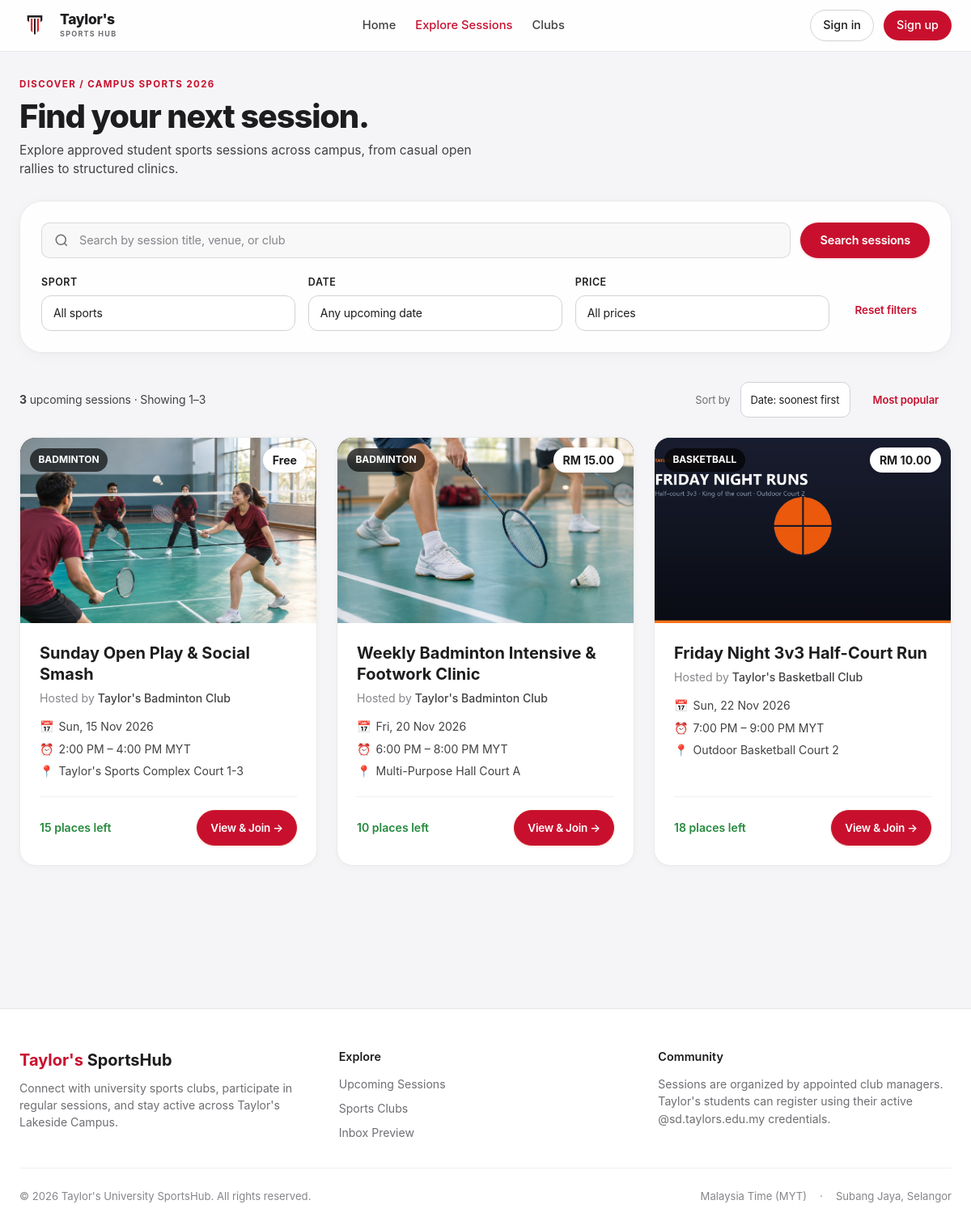
Screenshot of /sessions.php with the database file from the repository.
### tables this page shows
CREATE TABLE IF NOT EXISTS `sessions` (
  `id` INT AUTO_INCREMENT PRIMARY KEY,
  `club_id` INT NOT NULL,
  `title` VARCHAR(200) NOT NULL,
  `description` TEXT NOT NULL,
  `sport_type` VARCHAR(50) NOT NULL,
  `venue` VARCHAR(255) NOT NULL,
  `image_path` VARCHAR(255) NULL,
  `session_date` DATE NOT NULL,
  `start_time` TIME NOT NULL,
  `end_time` TIME NOT NULL,
  `price` DECIMAL(10, 2) NOT NULL DEFAULT 0.00,
  `capacity` INT NOT NULL,
  `status` ENUM('draft', 'published', 'closed', 'cancelled') NOT NULL DEFAULT 'draft',
  `cancellation_reason` VARCHAR(255) NULL,
  `created_by` INT NOT NULL,
  `created_at` TIMESTAMP DEFAULT CURRENT_TIMESTAMP,
  `updated_at` TIMESTAMP DEFAULT CURRENT_TIMESTAMP ON UPDATE CURRENT_TIMESTAMP,
  CONSTRAINT `fk_session_club` FOREIGN KEY (`club_id`) REFERENCES `clubs` (`id`) ON DELETE CASCADE,
  CONSTRAINT `fk_session_creator` FOREIGN KEY (`created_by`) REFERENCES `users` (`id`) ON DELETE CASCADE
);

CREATE TABLE IF NOT EXISTS `clubs` (
  `id` INT AUTO_INCREMENT PRIMARY KEY,
  `name` VARCHAR(150) NOT NULL UNIQUE,
  `slug` VARCHAR(150) NOT NULL UNIQUE,
  `description` TEXT NOT NULL,
  `sport_type` VARCHAR(50) NOT NULL,
  `logo_path` VARCHAR(255) NULL,
  `banner_path` VARCHAR(255) NULL,
  `bank_name` VARCHAR(100) NOT NULL DEFAULT 'Maybank',
  `account_holder` VARCHAR(150) NOT NULL DEFAULT "Taylor's Badminton Club",
  `account_number` VARCHAR(50) NOT NULL DEFAULT '514012345678',
  `duitnow_qr_path` VARCHAR(255) NULL,
  `status` ENUM('active', 'inactive') NOT NULL DEFAULT 'active',
  `created_at` TIMESTAMP DEFAULT CURRENT_TIMESTAMP,
  `updated_at` TIMESTAMP DEFAULT CURRENT_TIMESTAMP ON UPDATE CURRENT_TIMESTAMP
);

### config/app.php (called while the page is built, shortened)
<?php
function app_url(string $path): string {
    return APP_BASE_PATH . '/' . ltrim($path, '/');
}

### sessions.php (the view, shortened to what this page needs)
<?php
require_once __DIR__ . '/includes/header.php';
$db = get_db_connection();
$search = trim($_GET['q'] ?? '');
$sort = trim($_GET['sort'] ?? 'date_asc');
$page = max(1, (int)($_GET['page'] ?? 1));
$per_page = 6;
$offset = ($page - 1) * $per_page;
$where = ["s.status = 'published'"];
$params = [];
$where_clause = implode(" AND ", $where);
$order_clause = "s.session_date ASC, s.start_time ASC";
$count_sql = "SELECT COUNT(*) FROM sessions s INNER JOIN clubs c ON s.club_id = c.id WHERE {$where_clause}";
$count_stmt = $db->prepare($count_sql);
$count_stmt->execute($params);
$total_sessions = (int) $count_stmt->fetchColumn();
$sql = "SELECT s.*, c.name AS club_name, c.slug AS club_slug, c.logo_path AS club_logo, c.banner_path AS club_banner
        FROM sessions s
        INNER JOIN clubs c ON s.club_id = c.id
        WHERE {$where_clause}
        ORDER BY {$order_clause}
        LIMIT {$per_page} OFFSET {$offset}";
$stmt = $db->prepare($sql);
$stmt->execute($params);
$sessions = $stmt->fetchAll();
?>
<div class="app-container" style="max-width: 1200px; margin: 0 auto; padding: 32px 1.5rem 64px;">
    <div style="margin-bottom: 28px;">
        <div class="section-label" style="font-size: 11.5px; font-weight: 700; color: #c8102e; letter-spacing: 0.12em; text-transform: uppercase; margin-bottom: 8px;">
            DISCOVER / CAMPUS SPORTS 2026
        </div>
        <h1 style="font-size: 40px; font-weight: 800; letter-spacing: -0.03em; margin: 0 0 8px; color: #1d1d1f; line-height: 1.1;">
            Find your next session.
        </h1>
        <p style="font-size: 15.5px; color: var(--text-secondary, #424245); margin: 0; max-width: 600px; line-height: 1.5;">
            Explore approved student sports sessions across campus, from casual open rallies to structured clinics.
        </p>
    </div>
    <div class="filter-container">
        <form method="GET" action="<?= APP_BASE_PATH ?>/sessions.php">
            <div class="search-field-main">
                <div class="search-input-wrap">
                    <svg class="search-icon-inside" fill="none" stroke="currentColor" stroke-width="2" viewBox="0 0 24 24"><circle cx="11" cy="11" r="8"/><path d="m21 21-4.3-4.3"/></svg>
                    <input type="text" name="q" value="<?= e($search) ?>" placeholder="Search by session title, venue, or club" class="input-text-standard" aria-label="Search sessions">
                </div>
                <button type="submit" class="btn-primary" style="padding: 10px 24px; font-size: 14.5px; font-weight: 600; border-radius: 980px; background: #c8102e; color: #fff; border: none; cursor: pointer; display: inline-flex; align-items: center; gap: 6px;">
                    <span>Search sessions</span>
                </button>
            </div>
            <div class="filter-row">
                <div class="form-group" style="display: flex; flex-direction: column; gap: 6px;">
                    <label class="form-label" style="font-size: 12.5px; font-weight: 600; color: #1d1d1f; text-transform: uppercase; letter-spacing: 0.04em;">Sport</label>
                    <select name="sport" class="form-select" onchange="this.form.submit()" style="padding: 10px 14px; border-radius: 12px; border: 1px solid #d2d2d7; background: #fff; font-size: 14px; color: #1d1d1f;">
                        <option value="">All sports</option>
                    </select>
                </div>
                <div class="form-group" style="display: flex; flex-direction: column; gap: 6px;">
                    <label class="form-label" style="font-size: 12.5px; font-weight: 600; color: #1d1d1f; text-transform: uppercase; letter-spacing: 0.04em;">Date</label>
                    <select name="date" class="form-select" onchange="this.form.submit()" style="padding: 10px 14px; border-radius: 12px; border: 1px solid #d2d2d7; background: #fff; font-size: 14px; color: #1d1d1f;">
                        <option value="">Any upcoming date</option>
                    </select>
                </div>
                <div class="form-group" style="display: flex; flex-direction: column; gap: 6px;">
                    <label class="form-label" style="font-size: 12.5px; font-weight: 600; color: #1d1d1f; text-transform: uppercase; letter-spacing: 0.04em;">Price</label>
                    <select name="price" class="form-select" onchange="this.form.submit()" style="padding: 10px 14px; border-radius: 12px; border: 1px solid #d2d2d7; background: #fff; font-size: 14px; color: #1d1d1f;">
                        <option value="">All prices</option>
                    </select>
                </div>
                <div>
                    <a href="<?= APP_BASE_PATH ?>/sessions.php" class="btn-link" style="color: #c8102e; font-size: 13.5px; font-weight: 600; text-decoration: none; padding-bottom: 10px; display: inline-block;">Reset filters</a>
                </div>
            </div>
        </form>
    </div>
    <div class="filter-results-bar">
        <div>
            <strong><?= $total_sessions ?></strong> upcoming <?= $total_sessions === 1 ? 'session' : 'sessions' ?> · Showing <?= $total_sessions > 0 ? ($offset + 1) . '–' . min($total_sessions, $offset + count($sessions)) : '0' ?>
        </div>
        <div class="sort-group">
            <span style="font-size: 13px; color: var(--text-muted, #6e6e73);">Sort by</span>
            <form method="GET" action="<?= APP_BASE_PATH ?>/sessions.php" style="display: inline-flex; align-items: center; gap: 8px; margin: 0;">
                <select name="sort" class="form-select" style="padding: 6px 12px; font-size: 13px; border-radius: 10px; border: 1px solid #d2d2d7; background: #fff; color: #1d1d1f;" onchange="this.form.submit()">
                    <option value="date_asc" <?= $sort === 'date_asc' ? 'selected' : '' ?>>Date: soonest first</option>
                </select>
            </form>
            <a href="<?= APP_BASE_PATH ?>/sessions.php?sort=popular" class="btn-link" style="font-size: 13px; color: #c8102e; font-weight: 600; text-decoration: none;">Most popular</a>
        </div>
    </div>
    <?php if (empty($sessions)): ?>
        <div style="background: #fff; border-radius: 20px; padding: 4rem 2rem; text-align: center; border: 1px solid rgba(0,0,0,0.08); box-shadow: 0 4px 20px rgba(0,0,0,0.03);">
            <div style="font-size: 2.75rem; margin-bottom: 1rem;">🔍</div>
            <h3 style="font-size: 1.35rem; font-weight: 700; color: #1d1d1f; margin: 0 0 0.5rem; letter-spacing: -0.02em;">No sessions match your search</h3>
            <p style="color: #6e6e73; font-size: 0.95rem; margin: 0 0 1.5rem; max-width: 440px; margin-left: auto; margin-right: auto; line-height: 1.5;">Try adjusting your keywords, sport categories, or date filters to find upcoming games.</p>
            <a href="<?= APP_BASE_PATH ?>/sessions.php" style="display: inline-block; padding: 0.65rem 1.5rem; background: #f5f5f7; color: #1d1d1f; border-radius: 980px; text-decoration: none; font-weight: 600; font-size: 0.92rem; border: 1px solid #d2d2d7;">Reset all filters</a>
        </div>
    <?php else: ?>
        <div style="display: grid; grid-template-columns: repeat(auto-fill, minmax(350px, 1fr)); gap: 24px; margin-bottom: 48px;">
            <?php foreach ($sessions as $sess):
                $seat_info = get_session_seat_info($sess['id']);
                $cover_url = get_session_cover_url($sess);
            ?>
                <article class="session-card" style="background: #fff; border-radius: 20px; border: 1px solid rgba(0,0,0,0.08); box-shadow: 0 2px 8px rgba(0,0,0,0.03); overflow: hidden; display: flex; flex-direction: column; transition: transform 0.2s cubic-bezier(0.16, 1, 0.3, 1), box-shadow 0.2s ease;">
                    <div style="position: relative; width: 100%; aspect-ratio: 16 / 10; overflow: hidden; background: #141824;">
                        <img src="<?= e($cover_url) ?>" alt="<?= e($sess['title']) ?>" style="width: 100%; height: 100%; object-fit: cover; display: block;" loading="lazy">
                        <div style="position: absolute; top: 12px; left: 12px; right: 12px; display: flex; justify-content: space-between; align-items: center;">
                            <span style="font-size: 0.75rem; font-weight: 700; text-transform: uppercase; color: #fff; background: rgba(0,0,0,0.65); backdrop-filter: blur(8px); padding: 0.3rem 0.65rem; border-radius: 980px;">
                                <?= e($sess['sport_type']) ?>
                            </span>
                            <span style="font-size: 0.88rem; font-weight: 700; color: #1d1d1f; background: #fff; padding: 0.3rem 0.75rem; border-radius: 980px; box-shadow: 0 2px 6px rgba(0,0,0,0.12);">
                                <?= format_price($sess['price']) ?>
                            </span>
                        </div>
                    </div>
                    <div style="padding: 1.5rem; display: flex; flex-direction: column; flex: 1; justify-content: space-between;">
                        <div>
                            <h3 style="font-size: 1.25rem; font-weight: 700; color: #1d1d1f; margin: 0 0 0.4rem; line-height: 1.3;">
                                <?= e($sess['title']) ?>
                            </h3>
                            <div style="font-size: 0.88rem; color: #86868b; margin-bottom: 0.85rem;">
                                Hosted by <a href="<?= APP_BASE_PATH ?>/club.php?id=<?= $sess['club_id'] ?>" style="color: #424245; text-decoration: none; font-weight: 500;"><?= e($sess['club_name']) ?></a>
                            </div>
                            <div style="font-size: 0.88rem; color: #424245; display: flex; flex-direction: column; gap: 0.35rem; margin-bottom: 1.25rem;">
                                <div style="display: flex; align-items: center; gap: 6px;">
                                    <span>📅</span>
                                    <span><?= format_session_date($sess['session_date']) ?></span>
                                </div>
                                <div style="display: flex; align-items: center; gap: 6px;">
                                    <span>⏰</span>
                                    <span><?= format_session_time_range($sess['start_time'], $sess['end_time']) ?></span>
                                </div>
                                <div style="display: flex; align-items: center; gap: 6px;">
                                    <span>📍</span>
                                    <span><?= e($sess['venue']) ?></span>
                                </div>
                            </div>
                        </div>
                        <div style="display: flex; justify-content: space-between; align-items: center; border-top: 1px solid rgba(0,0,0,0.06); padding-top: 1rem; font-size: 0.88rem;">
                            <span style="font-weight: 600; color: <?= $seat_info['is_full'] ? '#d70015' : '#248a3d' ?>;">
                                <?php if ($seat_info['is_full']): ?>
                                    Full (<?= $seat_info['capacity'] ?> / <?= $seat_info['capacity'] ?>)
                                <?php else: ?>
                                    <?= $seat_info['seats_left'] ?> places left
                                <?php endif; ?>
                            </span>
                            <a href="<?= APP_BASE_PATH ?>/session-detail.php?id=<?= $sess['id'] ?>" class="btn-primary" style="padding: 7px 16px; font-size: 13.5px; text-decoration: none; border-radius: 980px; background: #c8102e; color: #fff; font-weight: 600; display: inline-flex; align-items: center; gap: 4px;">
                                View &amp; Join →
                            </a>
                        </div>
                    </div>
                </article>
            <?php endforeach; ?>
        </div>
    <?php endif; ?>
</div>
<?php require_once __DIR__ . '/includes/footer.php'; ?>

### assets/css/events.css (style rules this page uses)
.filter-container { background: rgba(255, 255, 255, 0.88); backdrop-filter: blur(20px) saturate(180%); -webkit-backdrop-filter: blur(20px) saturate(180%); border: 1px solid rgba(0, 0, 0, 0.08); border-radius: var(--radius-xl); padding: 26px; margin-bottom: 36px; box-shadow: 0 4px 20px -2px rgba(0, 0, 0, 0.04), 0 1px 3px rgba(0, 0, 0, 0.03); }
.search-field-main { display: flex; gap: 12px; margin-bottom: 20px; }
.search-input-wrap { flex-grow: 1; position: relative; display: flex; align-items: center; }
.search-input-wrap .input-text-standard { padding-left: 46px; }
.search-icon-inside { position: absolute; left: 16px; width: 18px; height: 18px; color: var(--text-muted); pointer-events: none; }
.filter-row { display: grid; grid-template-columns: repeat(3, 1fr) auto; gap: 16px; align-items: flex-end; }
.filter-results-bar { display: flex; align-items: center; justify-content: space-between; margin-bottom: 24px; font-size: 14px; letter-spacing: -0.01em; color: var(--text-secondary); }
.sort-group { display: flex; align-items: center; gap: 12px; }

### rows the page displays
sessions: image_path (picture), sport_type "BADMINTON", price "Free", title "Sunday Open Play & Social Smash", club.name "Taylor's Badminton Club", session_date "Sun, 15 Nov 2026", format_session_time_range($sess['start_time'], $sess['end_time']) "2:00 PM – 4:00 PM MYT", venue "Taylor's Sports Complex Court 1-3", seats_left "15"
sessions: image_path (picture), sport_type "BADMINTON", price "RM 15.00", title "Weekly Badminton Intensive & Footwork Clinic", club.name "Taylor's Badminton Club", session_date "Fri, 20 Nov 2026", format_session_time_range($sess['start_time'], $sess['end_time']) "6:00 PM – 8:00 PM MYT", venue "Multi-Purpose Hall Court A", seats_left "10"
sessions: image_path (picture), sport_type "BASKETBALL", price "RM 10.00", title "Friday Night 3v3 Half-Court Run", club.name "Taylor's Basketball Club", session_date "Sun, 22 Nov 2026", format_session_time_range($sess['start_time'], $sess['end_time']) "7:00 PM – 9:00 PM MYT", venue "Outdoor Basketball Court 2", seats_left "18"

### other values shown
$total_sessions "3"
$offset + 1 "1"
min($total_sessions, $offset + count($sessions)) "3"
